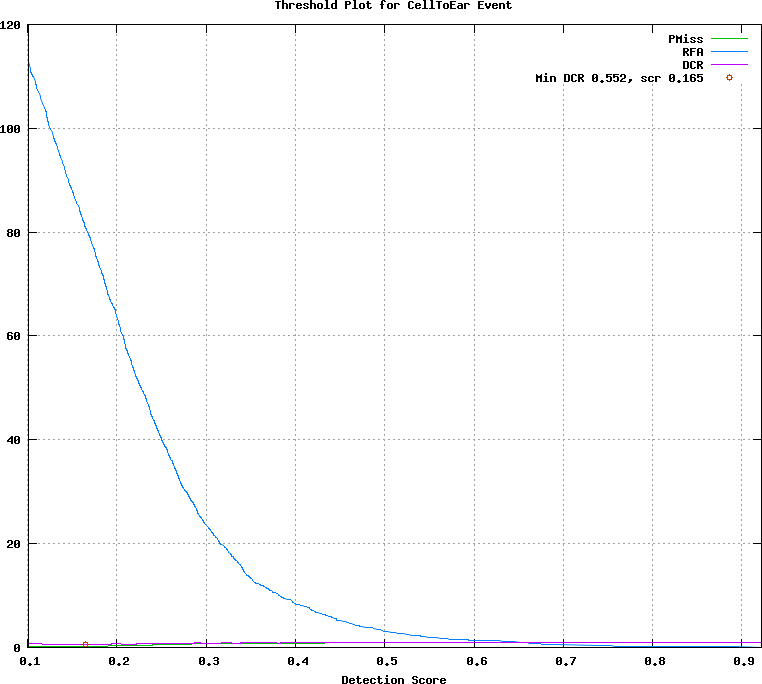

Write the gnuplot code that produced this figure.
## GNUPLOT command file
set terminal postscript color
set style data lines
set title 'Threshold Plot for CellToEar Event'
set xlabel 'Detection Score'
set grid
set size ratio 0.85
plot [0.101000:0.922000]  \
  'test.det.CellToEar_Event.dat.1' using 1:4 title 'PMiss' with lines lt 2, \
  'test.det.CellToEar_Event.dat.1' using 1:5 title 'RFA' with lines lt 3, \
  'test.det.CellToEar_Event.dat.1' using 1:6 title 'DCR' with lines lt 4, \
  'test.det.CellToEar_Event.dat.2' using 1:2 title 'Min DCR 0.552, scr 0.165' with points lt 6
